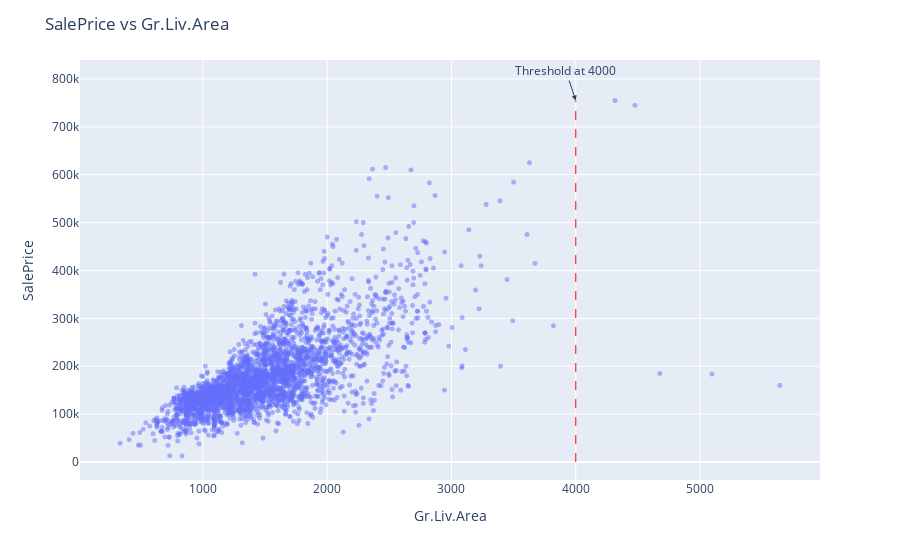

The code cell stored with this chart in its notebook:
### Markdown cell above
# Remoção de anomalias e outliers

### Nota: 

#### Por conta da análise contida no site "American Statistical Association" citado anteriormente, tivemos uma dica de onde procurar por outliers. A partir disso, fomos atrás de outras formas de detectar esses outliers para evidenciar nosso conhecimento :)

#### Análise de "American Statistical Association":
"SPECIAL NOTES:
There are 5 observations that an instructor may wish to remove from the data set before giving it to students (a plot of SALE PRICE versus GR LIV AREA will indicate them quickly). Three of them are true outliers (Partial Sales that likely don’t represent actual market values) and two of them are simply unusual sales (very large houses priced relatively appropriately). I would recommend removing any houses with more than 4000 square feet from the data set (which eliminates these 5 unusual observations) before assigning it to students."

### Code cell
import plotly.express as px


fig = px.scatter(df, x='Gr.Liv.Area', y='SalePrice')
fig.update_traces(marker=dict(size=5, opacity=0.5))
fig.update_layout(title='SalePrice vs Gr.Liv.Area',
                  xaxis_title='Gr.Liv.Area',
                  yaxis_title='SalePrice')
fig.add_shape(type="line",
                x0=4000, y0=0, x1=4000, y1=df['SalePrice'].max(),
                line=dict(color="red", width=1, dash="dash"))
fig.add_annotation(text="Threshold at 4000", x=4000, y=df['SalePrice'].max(), showarrow=True, arrowhead=2)

fig.show()

### Figure 1 — Plotly figure (JSON) as saved in the notebook; plotly's stock layout.template omitted (floating-point values rounded to 4 significant figures; data arrays with more than 128 entries replaced by an {"elided": "..."} marker saying what was removed)
{"data": [{"hovertemplate": "Gr.Liv.Area=%{x}<br>SalePrice=%{y}<extra></extra>", "legendgroup": "", "marker": {"color": "#636efa", "opacity": 0.5, "size": 5, "symbol": "circle"}, "mode": "markers", "name": "", "showlegend": false, "type": "scattergl", "x": {"elided": "2930 int values"}, "xaxis": "x", "y": {"elided": "2930 int values"}, "yaxis": "y"}], "layout": {"annotations": [{"arrowhead": 2, "showarrow": true, "text": "Threshold at 4000", "x": 4000, "y": 755000}], "legend": {"tracegroupgap": 0}, "margin": {"t": 60}, "shapes": [{"line": {"color": "red", "dash": "dash", "width": 1}, "type": "line", "x0": 4000, "x1": 4000, "y0": 0, "y1": 755000}], "title": {"text": "SalePrice vs Gr.Liv.Area"}, "xaxis": {"anchor": "y", "domain": [0, 1], "title": {"text": "Gr.Liv.Area"}}, "yaxis": {"anchor": "x", "domain": [0, 1], "title": {"text": "SalePrice"}}}}
